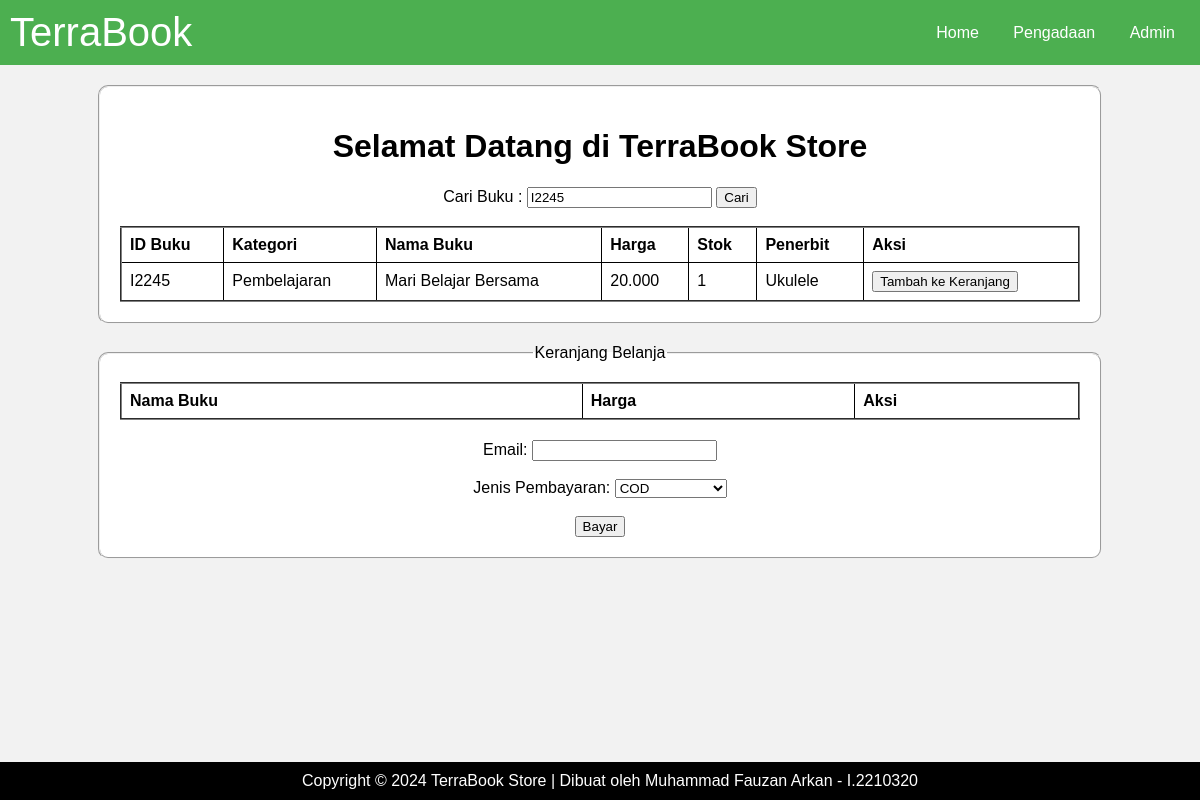
Page /Index.php?kata_cari=I2245 on the committed database.
### tables this page shows
CREATE TABLE `buku` (
  `id_buku` varchar(20) NOT NULL,
  `kategori` varchar(20) NOT NULL,
  `nama_buku` varchar(50) NOT NULL,
  `harga` varchar(20) NOT NULL,
  `stok` int(20) NOT NULL,
  `penerbit` varchar(50) NOT NULL
);

### Index.php (the view, shortened to what this page needs)
<!DOCTYPE html>
<html lang="en">
<head>
</head>
<body>
    <nav>
        <div id="terraBook">TerraBook</div>
        <div>
            <a href="Index.php">Home</a>
            <a href="Penerbit.php">Pengadaan</a>
            <a href="Admin.php">Admin</a>
        </div>
    </nav>
    <fieldset>
    <center>
        <h1>Selamat Datang di TerraBook Store</h1>
    </center>
    <form method="GET" action="index.php" style="text-align: center;">
        <label>Cari Buku :</label>
        <input type="text" name="kata_cari" value="<?php echo isset($_GET['kata_cari']) ? $_GET['kata_cari'] : ''; ?>" />
        <button type="submit">Cari</button>
    </form>
    <br>
    <table border="2">
        <thead>
            <tr>
                <th>ID Buku</th>
                <th>Kategori</th>
                <th>Nama Buku</th>
                <th>Harga</th>
                <th>Stok</th>
                <th>Penerbit</th>
                <th>Aksi</th>
            </tr>
        </thead>
        <tbody>
            <?php
            include 'koneksi.php';
            if(isset($_GET['kata_cari'])) {
                $kata_cari = $_GET['kata_cari'];
                $query = "SELECT * FROM buku WHERE id_buku LIKE '%".$kata_cari."%' OR nama_buku LIKE '%".$kata_cari."%' ORDER BY id_buku ASC";
            } else {
                $query = "SELECT * FROM buku ORDER BY id_buku ASC";
            }
            $result = mysqli_query($koneksi, $query);
            while ($row = mysqli_fetch_assoc($result)) {
            ?>
            <tr>
                <td><?php echo $row['id_buku']; ?></td>
                <td><?php echo $row['kategori']; ?></td>
                <td><?php echo $row['nama_buku']; ?></td>
                <td><?php echo $row['harga']; ?></td>
                <td><?php echo $row['stok']; ?></td>
                <td><?php echo $row['penerbit']; ?></td>
                <td><button onclick="tambahKeKeranjang('<?php echo $row['nama_buku']; ?>', <?php echo $row['harga']; ?>)">Tambah ke Keranjang</button></td>
            </tr>
            <?php
            }
            ?>
        </tbody>
    </table>
</fieldset>
<fieldset>
    <legend align="center">Keranjang Belanja</legend>
    <table border="2">
        <thead>
            <tr>
                <th>Nama Buku</th>
                <th>Harga</th>
                <th>Aksi</th>
            </tr>
        </thead>
    </table>
    <form id="formPembayaran" style="margin-top: 20px; text-align: center;">
        <label for="email">Email:</label>
        <input type="email" id="email" name="email" required>
        <br><br>
        <label for="jenisPembayaran">Jenis Pembayaran:</label>
        <select id="jenisPembayaran" name="jenisPembayaran" required>
            <option value="COD">COD</option>
        </select>
        <br><br>
        <button type="button" onclick="prosesPembayaran()">Bayar</button>
    </form>
</fieldset>
</body>
<footer>
    Copyright &copy; 2024 TerraBook Store | Dibuat oleh Muhammad Fauzan Arkan - I.2210320
</footer>
</html>

### Index.php (style rules this page uses)
footer { background-color: #000; color: white; text-align: center; padding: 10px; position: fixed; width: 100%; bottom: 0; }
body { font-family: Arial, sans-serif; background-color: #f2f2f2; margin: 0; padding: 0; margin-bottom: 50px; }
nav { background-color: #4CAF50; overflow: hidden; display: flex; justify-content: space-between; align-items: center; padding: 10px; }
nav a { color: white; text-align: center; text-decoration: none; padding: 10px; margin: 0 5px; }
fieldset { width: 80%; margin: auto; margin-top: 20px; background-color: white; padding: 20px; border-radius: 10px; }
table { width: 100%; border-collapse: collapse; }
th, td { border: 1px solid black; padding: 8px; text-align: left; }
#terraBook { font-size: 40px; font-family: 'Arial', sans-serif; color: white; }

### rows in the picture
buku: id_buku "I2245", kategori "Pembelajaran", nama_buku "Mari Belajar Bersama", harga "20.000", stok "1", penerbit "Ukulele"
